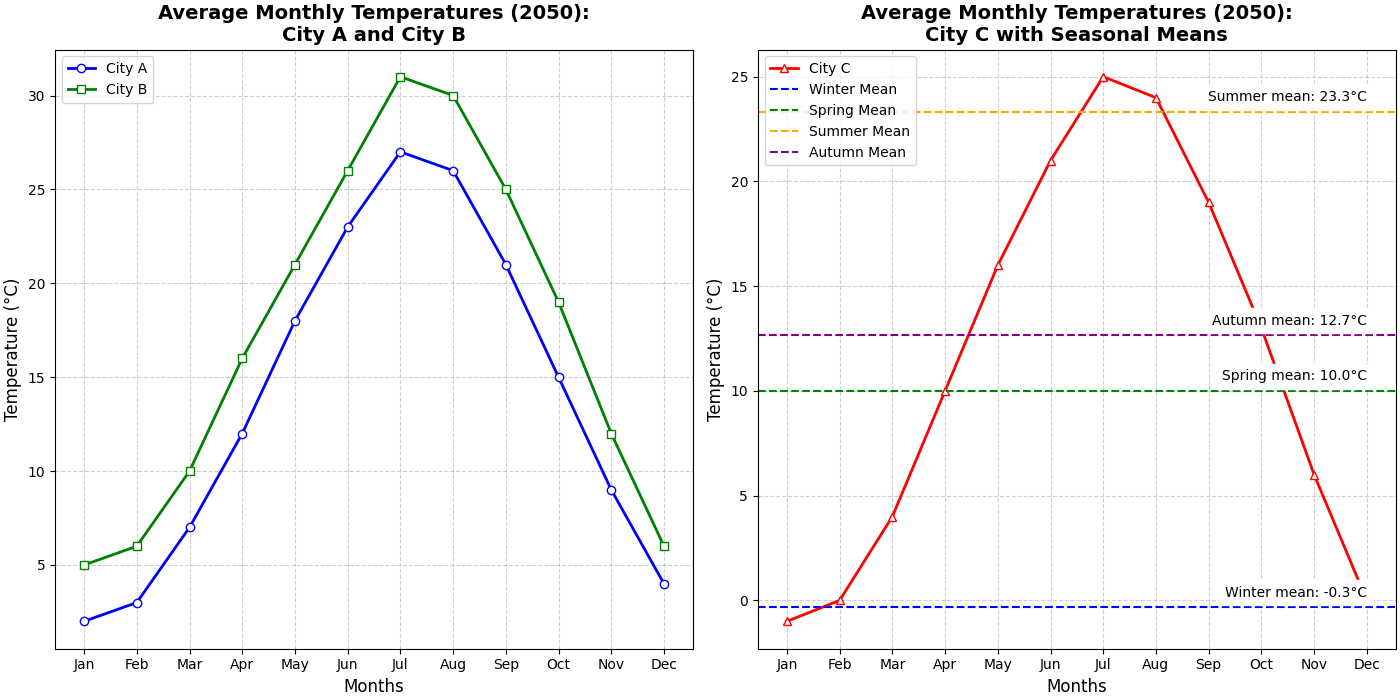

Here is the Python script that generated this plot:
import matplotlib.pyplot as plt
import numpy as np

# Backstory: Tracking Climatic Changes through Average Monthly Temperatures
# The year is 2050, and scientists are studying the effects of climate change by monitoring
# the average monthly temperatures in three different cities over a span of one year.

# Define the months and the average temperatures (in °C) for three cities
months = ['Jan', 'Feb', 'Mar', 'Apr', 'May', 'Jun', 'Jul', 'Aug', 'Sep', 'Oct', 'Nov', 'Dec']
city_a_temps = [2, 3, 7, 12, 18, 23, 27, 26, 21, 15, 9, 4]
city_b_temps = [5, 6, 10, 16, 21, 26, 31, 30, 25, 19, 12, 6]
city_c_temps = [-1, 0, 4, 10, 16, 21, 25, 24, 19, 13, 6, 0]

# Create a subplot grid: 1 row, 2 columns
fig, axs = plt.subplots(1, 2, figsize=(14, 7), constrained_layout=True)

# First subplot: Line chart for city A and city B temperatures
axs[0].plot(months, city_a_temps, '-o', color='blue', label='City A', linewidth=2, markerfacecolor='white')
axs[0].plot(months, city_b_temps, '-s', color='green', label='City B', linewidth=2, markerfacecolor='white')

axs[0].set_title('Average Monthly Temperatures (2050):\nCity A and City B', fontsize=14, fontweight='bold')
axs[0].set_xlabel('Months', fontsize=12)
axs[0].set_ylabel('Temperature (°C)', fontsize=12)
axs[0].set_xticks(np.arange(len(months)))
axs[0].set_xticklabels(months)
axs[0].grid(True, linestyle='--', alpha=0.6)
axs[0].legend(loc='upper left', fontsize=10)

# Second subplot: Line chart for city C temperatures with seasonal mean temperatures
axs[1].plot(months, city_c_temps, '-^', color='red', label='City C', linewidth=2, markerfacecolor='white')

# Seasonal breakdown (Winter: Dec-Feb, Spring: Mar-May, Summer: Jun-Aug, Autumn: Sep-Nov)
winter_mean = np.mean(city_c_temps[0:2] + city_c_temps[11:])
spring_mean = np.mean(city_c_temps[2:5])
summer_mean = np.mean(city_c_temps[5:8])
autumn_mean = np.mean(city_c_temps[8:11])

axs[1].axhline(y=winter_mean, color='blue', linestyle='--', label='Winter Mean')
axs[1].axhline(y=spring_mean, color='green', linestyle='--', label='Spring Mean')
axs[1].axhline(y=summer_mean, color='orange', linestyle='--', label='Summer Mean')
axs[1].axhline(y=autumn_mean, color='purple', linestyle='--', label='Autumn Mean')

axs[1].set_title('Average Monthly Temperatures (2050):\nCity C with Seasonal Means', fontsize=14, fontweight='bold')
axs[1].set_xlabel('Months', fontsize=12)
axs[1].set_ylabel('Temperature (°C)', fontsize=12)
axs[1].set_xticks(np.arange(len(months)))
axs[1].set_xticklabels(months)
axs[1].grid(True, linestyle='--', alpha=0.6)
axs[1].legend(loc='upper left', fontsize=10)

# Annotate seasonal means
season_annot = [('Winter', winter_mean), ('Spring', spring_mean), ('Summer', summer_mean), ('Autumn', autumn_mean)]
for season, mean_temp in season_annot:
    axs[1].text(len(months)-1, mean_temp + 0.5, f'{season} mean: {mean_temp:.1f}°C', 
                fontsize=10, color='black', ha='right', backgroundcolor='white')

# Display the plot
plt.show()
